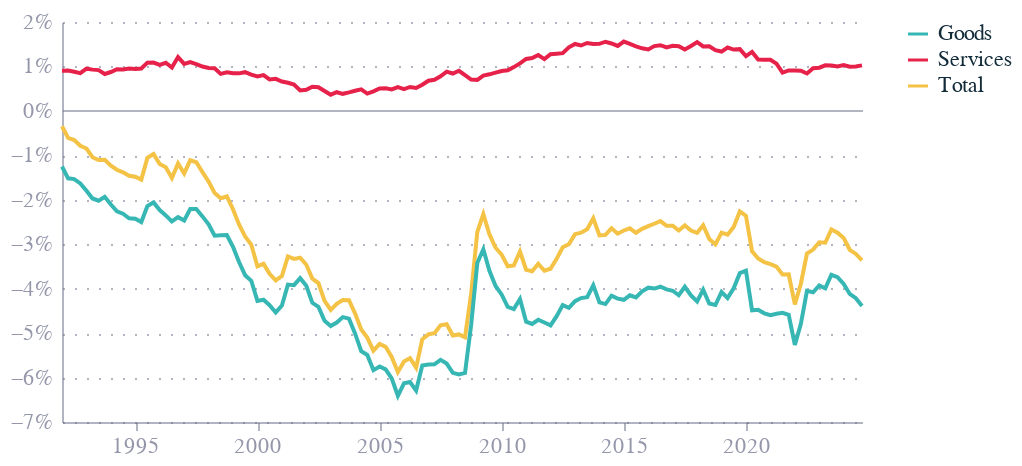

Notebook cell for this chart:
### Markdown cell above
** Transformation currently incorrect

### Code cell
lines_usa = alt.Chart(df_fred2).mark_line().encode(
    alt.X('date:T'),
    alt.Y('value_gdp:Q').axis(
        gridDash=alt.expr("datum.value == 0 ? [0, 0] : [1, 5]"),
        format='%'
    ),
    alt.Color('series:N')
)

chart_usa = lines_usa.properties(
    height=200
)

chart_usa.display()

### Figure 1 — Vega-Lite specification as saved in the notebook (floating-point values rounded to 4 significant figures; data arrays with more than 128 entries replaced by an {"elided": "..."} marker saying what was removed)
{"config": {"font": "Circular Std", "text": {"color": "#676A86", "align": "left", "baseline": "middle", "dx": 7, "dy": 0, "fontSize": 11}, "view": {"stroke": null, "continuousWidth": 400, "continuousHeight": 300, "discreteWidth": 400, "discreteHeight": 300}, "range": {"category": ["#36B7B4", "#E6224B", "#F4C245", "#0063AF", "#00A767", "#179FDB", "#EB5C2E"], "diverging": ["#E6224B", "#E54753", "#C9C9C9", "#179FDB", "#122B39"], "heatmap": ["#C9C9C9", "#179FDB", "#0063AF", "#122B39"], "ordinal": ["#00A767", "#36B7B4", "#179FDB", "#0063AF", "#243B5A"]}, "bar": {"color": "#179fdb"}, "line": {"color": "#e6224b"}, "rule": {"color": "#676A86"}, "area": {"opacity": 0.3}, "point": {"filled": true, "size": 80, "color": "#e6224b", "opacity": 0.95}, "geoshape": {"stroke": "white", "strokeWidth": 0.3}, "rect": {"fill": "#d6d4d4", "opacity": 0.3}, "axis": {"labelColor": "#676A86", "labelFontSize": 11, "labelFont": "Circular Std", "labelOpacity": 0.7, "tickColor": "#676A86", "tickOpacity": 0.5, "domainColor": "#676A86", "domainOpacity": 0.5, "gridColor": "#676A86", "gridDash": [2, 2], "gridOpacity": 0.5, "title": null, "titleColor": "#676A86", "titleOpacity": 0.8, "tickSize": 4}, "axisXDiscrete": {"grid": false, "labelAngle": 0, "tickCount": 10, "tickOpacity": 0.5, "title": null}, "axisYDiscrete": {"ticks": false, "labelPadding": 5}, "axisXTemporal": {"grid": false, "ticks": true}, "axisXQuantitative": {"grid": true}, "axisYQuantitative": {"gridColor": "#676A86", "gridDash": [1, 5], "gridOpacity": 0.5, "ticks": false, "labelPadding": 5, "tickCount": 8, "titleAngle": 0, "titleAlign": "left", "titleBaseline": "bottom", "titleX": 0, "titleY": -5}, "title": {"color": "#676A86E6", "subtitleColor": "#676A86", "font": "Circular Std", "subtitleFont": "Circular Std", "anchor": "start", "fontSize": 14, "subtitleFontSize": 12, "subtitlePadding": 4, "offset": 0, "frame": "group"}, "legend": {"titleColor": "#122b39", "title": null, "labelColor": "#122b39", "labelFontSize": 11}}, "data": {"name": "data-992b3440f173ed57bf4f083a13b8514c"}, "mark": {"type": "line"}, "encoding": {"color": {"field": "series", "type": "nominal"}, "x": {"field": "date", "type": "temporal"}, "y": {"axis": {"gridDash": {"expr": "datum.value == 0 ? [0, 0] : [1, 5]"}, "format": "%"}, "field": "value_gdp", "type": "quantitative"}}, "height": 200, "$schema": "https://vega.github.io/schema/vega-lite/v5.20.1.json", "datasets": {"data-992b3440f173ed57bf4f083a13b8514c": {"elided": "396 records"}}}
